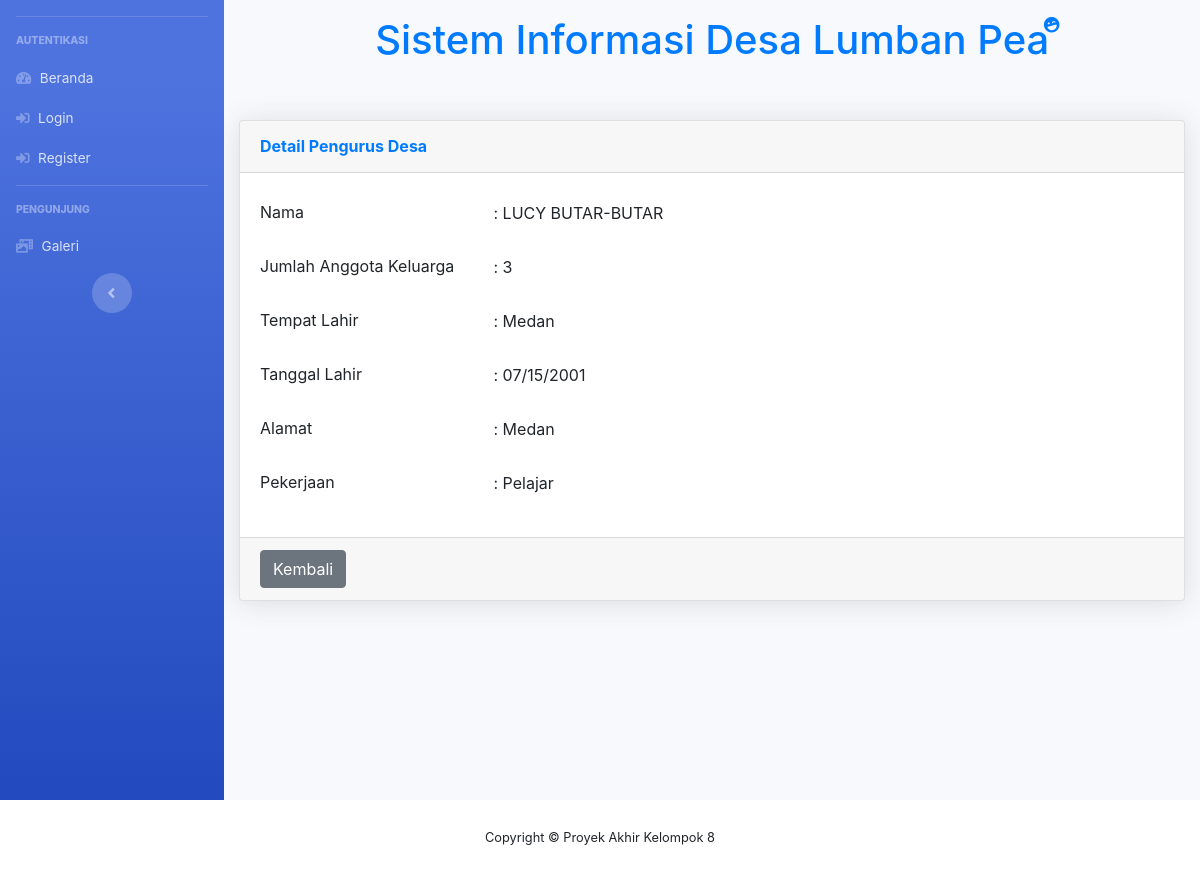
Screenshot of /Pengunjung/DetailPengurusDesa/11319056 with the database file from the repository.
### tables this page shows
CREATE TABLE `tb_penduduk_baru` (
  `nik` int(11) NOT NULL,
  `nama` varchar(255) NOT NULL,
  `jumlah_anggota_keluarga` int(11) NOT NULL,
  `tempat_lahir` varchar(255) NOT NULL,
  `tanggal_lahir` varchar(255) NOT NULL,
  `alamat` text NOT NULL,
  `pekerjaan` varchar(255) NOT NULL
);

### application/controllers/Pengunjung.php (called while the page is built, shortened)
<?php
class Pengunjung extends CI_Controller
{
	public function __construct()
	{
		$this->load->model('Pengguna_Model');
	}
	public function DetailPengurusDesa($nik)
	{
		$data['detailpendudukbaru'] = $this->db->get_where('tb_penduduk_baru', ['nik' => $nik])->row_array();
		$data['title'] = 'Detail Pengumuman';
		$this->load->view('Template/template_header', $data);
		$this->load->view('Template/sidebar_pengunjung');
		$this->load->view('Pengunjung/DetailPengurusDesa');
		$this->load->view('Template/footer_pengunjung');
		$this->load->view('Template/template_footer');
	}
}

### index.php (called while the page is built, shortened)
<?php
require_once BASEPATH.'core/CodeIgniter.php';

### application/views/Pengunjung/DetailPengurusDesa.php (the view)
<div id="content-wrapper" class="d-flex flex-column">
    <div id="content">
        <div class="container-fluid">
            <div class="mt-3">
                <div class="row justify-content-center">
                    <h1 class="text-primary ml-3">Sistem Informasi Desa Lumban Pea
                    </h1>
                    <i class="fas fa-laugh-wink rotate-n-15 text-primary"></i>
                </div>
            </div>
            <div class="card shadow mb-4 mt-5">
                <div class="card-header py-3">
                    <h6 class="m-0 font-weight-bold text-primary">Detail Pengurus Desa</h6>
                </div>
                <div class="card-body">
                    <div class="form-group row">
                        <label class="col-sm-3 col-form-label">Nama</label>
                        <div class="col-sm-9 mt-2">
                            : <?= $detailpendudukbaru['nama']; ?>
                        </div>
                    </div>
                    <div class="form-group row">
                        <label class="col-sm-3 col-form-label">Jumlah Anggota Keluarga</label>
                        <div class="col-sm-9 mt-2">
                            : <?= $detailpendudukbaru['jumlah_anggota_keluarga']; ?>
                        </div>
                    </div>
                    <div class="form-group row">
                        <label class="col-sm-3 col-form-label">Tempat Lahir</label>
                        <div class="col-sm-9 mt-2">
                            : <?= $detailpendudukbaru['tempat_lahir']; ?>
                        </div>
                    </div>
                    <div class="form-group row">
                        <label class="col-sm-3 col-form-label">Tanggal Lahir</label>
                        <div class="col-sm-9 mt-2">
                            : <?= $detailpendudukbaru['tanggal_lahir']; ?>
                        </div>
                    </div>
                    <div class="form-group row">
                        <label class="col-sm-3 col-form-label">Alamat</label>
                        <div class="col-sm-9 mt-2">
                            : <?= $detailpendudukbaru['alamat']; ?>
                        </div>
                    </div>
                    <div class="form-group row">
                        <label class="col-sm-3 col-form-label">Pekerjaan</label>
                        <div class="col-sm-9 mt-2">
                            : <?= $detailpendudukbaru['pekerjaan']; ?>
                        </div>
                    </div>
                </div>
                <div class="card-footer">
                    <a href="<?= base_url('Pengunjung') ?>"><button type="button" class="btn btn-secondary float-left">Kembali</button></a>
                </div>
            </div>
        </div>
    </div>
</div>

### rows the page displays
tb_penduduk_baru: nama "LUCY BUTAR-BUTAR", jumlah_anggota_keluarga "3", tempat_lahir "Medan", tanggal_lahir "07/15/2001", alamat "Medan", pekerjaan "Pelajar"
